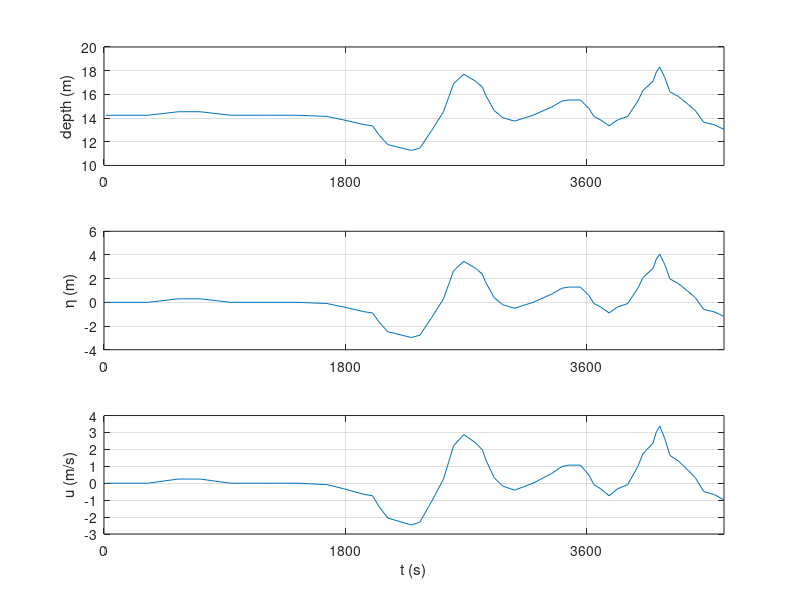

MATLAB code for this plot:
% Convert the Mercator elevation time series to a velocity time series
clear all; close all;

% Input
%h0 = 14; % Average depth (m), computed below based on first measurement
keel = 2.1; % Keel depth (m)
g = 9.81; % Gravitational acceleration (m/s^2)

% Load the digitized elevation data (obtained using GetData.m)
load Mercator.mat;

% Create time and true depth
t = x; % Time (s)
h = y + keel; % Account for the additioanal keel depth
subplot(3,1,1); plot(t,h); ylabel('depth (m)');
xlim([0 t(end)]); set(gca,'xtick',[0:1800:5000]);
grid on; box on;

% Convert to free surface elevation
h0 = h(1); % Estimated depth (m)
eta = h - h0; % Free surface elevation
subplot(3,1,2); plot(t,eta); ylabel('\eta (m)');
xlim([0 t(end)]); set(gca,'xtick',[0:1800:5000]);
grid on; box on;

% Convert free surface elevation to velocities
u = sqrt(g/h0).*eta; % Velocity (m/s), based on shallow-water scaling
subplot(3,1,3); plot(t,u); ylabel('u (m/s)');
xlim([0 t(end)]); set(gca,'xtick',[0:1800:5000]);
xlabel('t (s)');
grid on; box on;

% Output key variables to screen
h0
umax = max(abs(u)) % Returns maximum velocity

% Save data (also add zeros for initial conditions)
t_ud = [0 t']; U_ud = [0 u'];  % Save model input variables (for iwave=10)
save MercatorVelocity.mat t_ud U_ud
